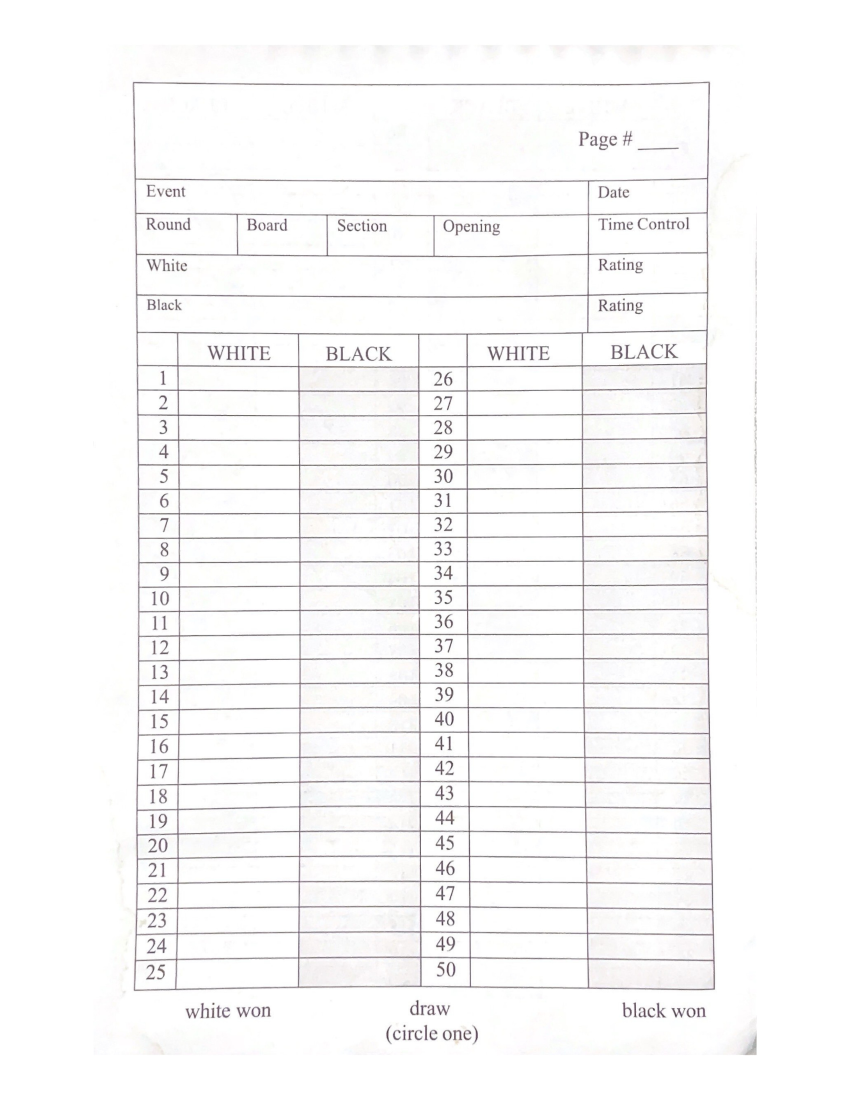
#> input picture sample/align-template.png, 2550 x 3300 px (shown at 1/3 size)
$ python box-test2.py --image sample/align-template.png
#> lines starting #> are read from the running program, lines starting #| are printed output that depends on the picture; after the words box and inside, x2 and y2 are one past the last pixel; in counts of white or black regions, pixels touching at a corner belong together
import imutils
from imutils.perspective import four_point_transform
import pytesseract
import cv2
import re
import argparse

ap = argparse.ArgumentParser()
ap.add_argument("-i", "--image", required = True, help = "path to input image that we'll align to template")
ap.add_argument("-d", "--debug", type = int, default = -1, help = "choose to visualize each step of the pipeline")
args = vars(ap.parse_args())

orig = cv2.imread(args["image"])
#> orig is the input picture: shape (3300, 2550, 3); mean B, G, R 248.4, 248.2, 248.7
image = orig.copy()
image = imutils.resize(image, width = 500)
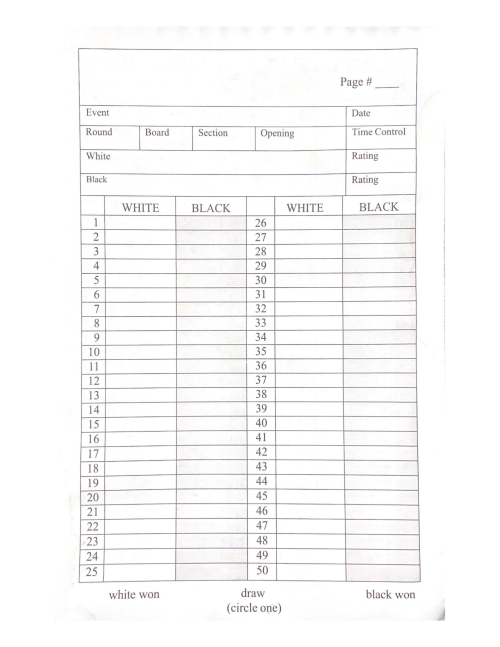
#> image: shape (647, 500, 3); mean B, G, R 248.4, 248.2, 248.7
ratio = orig.shape[1] / float(image.shape[1])
#> ratio = 5.1

gray = cv2.cvtColor(image, cv2.COLOR_BGR2GRAY)
blurred = cv2.GaussianBlur(gray, (5, 5,), 0)
edged = cv2.Canny(blurred, 75, 200)
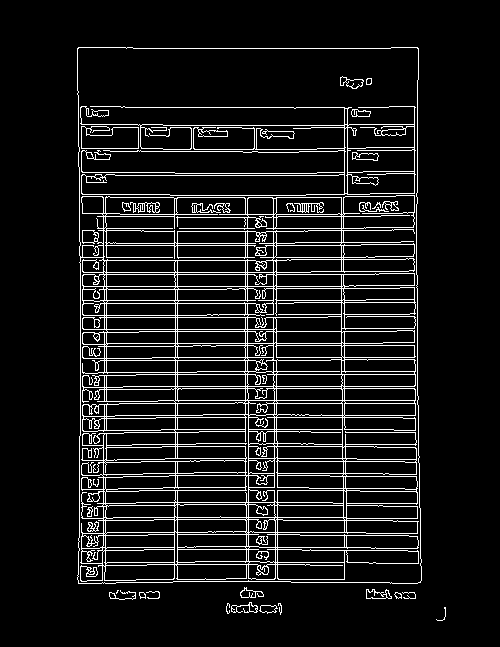
#> edged: shape (647, 500); 9.2% white in thin lines or dots, all inside (x1, y1, x2, y2) = (77, 47, 446, 621)

if args["debug"] > 0:
    cv2.imshow("Input", image)
    cv2.imshow("Edged", edged)
    cv2.waitKey(0)

cnts = cv2.findContours(edged.copy(), cv2.RETR_EXTERNAL, cv2.CHAIN_APPROX_SIMPLE)
#> cnts = 14 contours, 6 with area under 20; largest, box (x1, y1, x2, y2) and area: (77, 47, 422, 584) 180888, (366, 589, 392, 599) 152, (240, 587, 264, 598) 107, (259, 605, 278, 614) 100, (231, 602, 258, 613) 94, (109, 590, 136, 600) 36, (394, 592, 402, 599) 28, (139, 592, 146, 599) 28
cnts = imutils.grab_contours(cnts)
cnts = sorted(cnts, key = cv2.contourArea, reverse = True)
